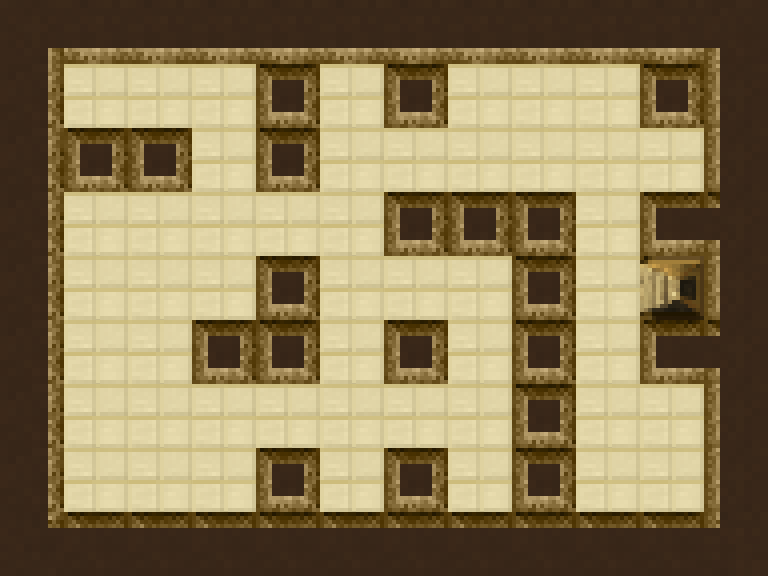

Rendered tile map (Tiled .tmx) drawn with the repository's tilesets; below, a short description and the map source with its tile grids summarised:
An orthogonal 12x9 tile map with 64x64 px tiles, 1 tile layer (Layout), 1 hidden layer not drawn.

<map version="1.0" orientation="orthogonal" renderorder="left-up" width="12" height="9" tilewidth="64" tileheight="64">
 <tileset firstgid="1" source="tiles.tsx" />
 <layer name="Layout" width="12" height="9">
  <data>[108 cells, 108 non-empty, 13 distinct tile ids]</data>
 </layer>
 <layer name="Objects" width="12" height="9" visible="0">
  <data>[108 cells, 7 non-empty, 2 distinct tile ids]</data>
 </layer>
</map>
